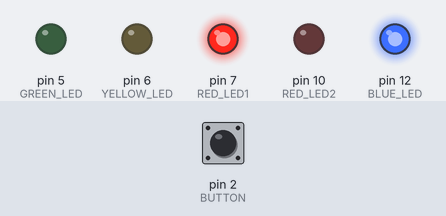
Bench run of a sketch on a simulated Arduino Uno, built with avr-gcc and run on an emulated ATmega328P. On the bench: output pins drawn as LEDs (lit = HIGH). Inputs (shaded band) come from the test bench; at power-on: pin 2 (BUTTON) HIGH.

Above: at 1.2 s.
1.3 s: pin 2 (BUTTON) pulled LOW for 0.15 s
At 1.4 s:
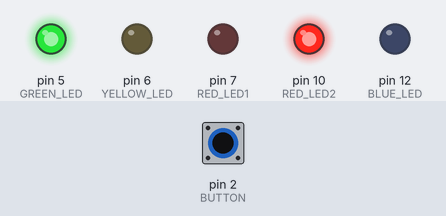
3.0 s: pin 2 (BUTTON) pulled LOW for 1 s
At 3.6 s:
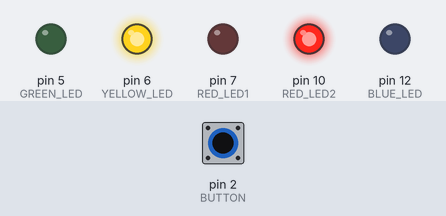
Timing chart, 0 to 6.0 s (numbered marks = the images above; inputs shaded):
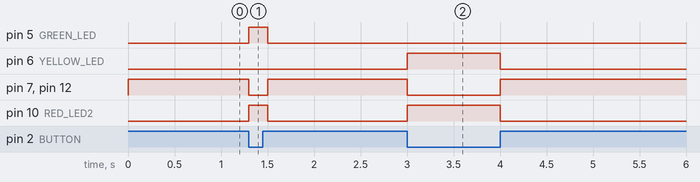

The sketch:

traffic_light1.ino
```cpp
#define RED_LED1 7
#define YELLOW_LED 6
#define GREEN_LED 5
#define BUTTON 2
#define BLUE_LED 12
#define RED_LED2 10

void setup() {
    pinMode(RED_LED1, OUTPUT);
    pinMode(YELLOW_LED, OUTPUT);
    pinMode(GREEN_LED, OUTPUT);
  	pinMode(BLUE_LED,OUTPUT);
  	pinMode(RED_LED2,OUTPUT);
    pinMode(BUTTON, INPUT_PULLUP);  // Internal pull-up resistor enabled

    // Turn all LEDs OFF initially
    digitalWrite(RED_LED1, LOW);
    digitalWrite(YELLOW_LED, LOW);
    digitalWrite(GREEN_LED, LOW);
  	digitalWrite(BLUE_LED, LOW);
  	digitalWrite(RED_LED2, LOW);
}

void loop() {
    // If the button is pressed, activate emergency mode
    if (digitalRead(BUTTON) == HIGH) {
        emergencyStop();
    } else {
        normalTrafficCycle();
    }
}

// Normal Traffic Light Sequence
void normalTrafficCycle() {
    setLights(HIGH, LOW, LOW,LOW,HIGH);  // Green ON
    delayWithEmergencyCheck(5000);

    setLights(LOW, HIGH, LOW,LOW,HIGH);  // Yellow ON
    delayWithEmergencyCheck(2000);

    setLights(LOW, LOW, HIGH,HIGH,LOW);  // Red ON
    delayWithEmergencyCheck(5000);
}

// Function to turn LEDs ON/OFF
void setLights(bool green, bool yellow, bool red, bool blue, bool orange) {
    digitalWrite(GREEN_LED, green);
    digitalWrite(YELLOW_LED, yellow);
    digitalWrite(RED_LED1, red);
  	digitalWrite(BLUE_LED, blue);
  	digitalWrite(RED_LED2, orange);
}

// Function to handle delays while checking button press
void delayWithEmergencyCheck(int time) {
    for (int i = 0; i < time / 100; i++) {
        if (digitalRead(BUTTON) == HIGH) {
            emergencyStop();
            return;
        }
        delay(100);
    }
}

// Emergency Stop (Red LED ON, Others OFF)
void emergencyStop() {
    setLights(LOW, LOW, HIGH,HIGH,LOW);  // Only Red LED ON

    // Keep red LED ON while button is pressed
    while (digitalRead(BUTTON) == HIGH);

    // When button is released, return to normal cycle
}
```

Measured:
- after the input at 1.3 s, pin 5 (GREEN_LED), pin 10 (RED_LED2): LOW → HIGH at once, → LOW 0.20 s later; pin 7 (RED_LED1), pin 12 (BLUE_LED): HIGH → LOW at once, → HIGH 0.20 s later
- after the input at 3.0 s, pin 6 (YELLOW_LED), pin 10 (RED_LED2): LOW → HIGH at once, → LOW 1.0 s later; pin 7 (RED_LED1), pin 12 (BLUE_LED): HIGH → LOW at once, → HIGH 1.0 s later
